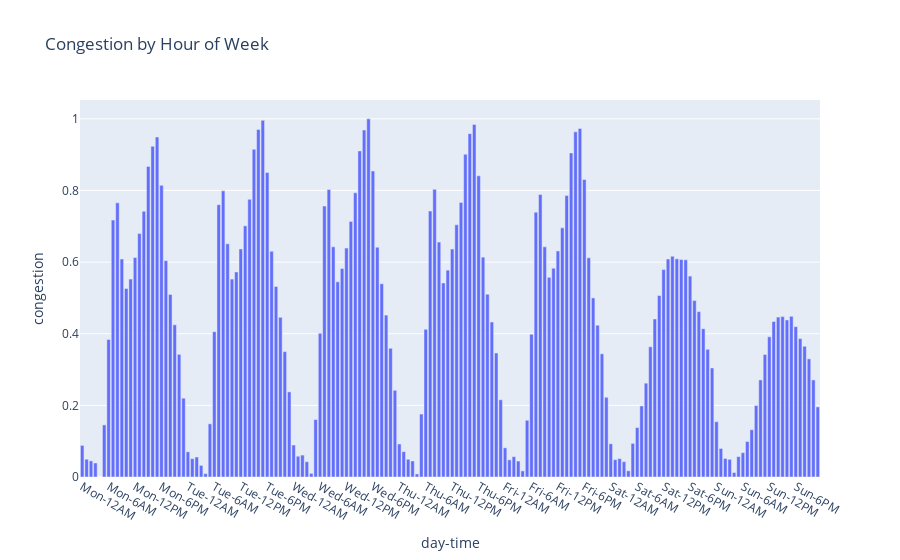

The cell this chart's notebook holds for it:
### Code cell
day_of_week = ['Monday', 'Tuesday', 'Wednesday', 'Thursday', 'Friday', 'Saturday', 'Sunday']

ax1 = hourly_congestion[['weekday', 'speed']].groupby('weekday').mean().plot.bar(legend=False, ylim=[24,26])
ax1.set_title('Traffic Speed by Weekday')
ax1.set_ylabel('Bus Speed')
ax1.set_xticklabels(day_of_week)


ax2 = hourly_congestion[['hour', 'speed']].groupby(['hour']).mean().plot.bar()
ax2.set_title('Traffic Speed by Hour')
ax2.set_ylabel('Bus Speed')
ax2.set_ylim(20, 30)
plt.show()

# ax = hourly_congestion[['weekday', 'hour', 'speed']].groupby(['weekday','hour']).mean().plot.bar(figsize=[20,6])
# ax.set_title('Traffic Speed by Hour')
# ax.set_ylabel('Bus Speed')
# ax.set_ylim(20, 30)
# plt.show()


ax3 = hourly_congestion[['month', 'speed']].groupby('month').mean().plot.bar(legend=False, ylim=[24,26])
ax3.set_title('Traffic Speed by Month')
ax3.set_ylabel('Bus Speed')
ax3.set_ylim(20, 30)
plt.show()

ax4 = hourly_congestion[['year', 'speed']].groupby('year').mean().plot.bar(legend=False, ylim=[24,27])
ax4.set_title('Traffic Speed by Year')
ax4.set_ylabel('Bus Speed')
ax4.set_ylim(20, 30)
plt.show()


plotme = hourly_congestion[['weekday', 'hour', 'speed']].groupby(['weekday','hour']).mean().reset_index()
plotme['congestion'] = (plotme.speed.max() - plotme.speed) / (plotme.speed.max() - plotme.speed).max()

plotme['day-time'] = plotme.apply(lambda x: float(x.weekday) + float(x.hour)/24, axis=1)
fig = px.bar(plotme, x='day-time', y='congestion', title='Congestion by Hour of Week')
#fig.ylabel('congestion (scaled)')
        
fig.update_layout(
    xaxis = dict(
        tickmode = 'array',
        #tick0 = 0,
        dtick = 1/4,
        tickvals = myvals,
        ticktext = myticks,
    ),
)

#fig.update_layout(yaxis_range=[20,30])

fig.show()

### Figure 1 — Plotly figure (JSON) as saved in the notebook; plotly's stock layout.template omitted (floating-point values rounded to 4 significant figures; data arrays with more than 128 entries replaced by an {"elided": "..."} marker saying what was removed)
{"data": [{"alignmentgroup": "True", "hovertemplate": "day-time=%{x}<br>congestion=%{y}<extra></extra>", "legendgroup": "", "marker": {"color": "#636efa"}, "name": "", "offsetgroup": "", "orientation": "v", "showlegend": false, "textposition": "auto", "type": "bar", "x": {"elided": "168 float values"}, "xaxis": "x", "y": {"elided": "168 float values"}, "yaxis": "y"}], "layout": {"barmode": "relative", "legend": {"tracegroupgap": 0}, "title": {"text": "Congestion by Hour of Week"}, "xaxis": {"anchor": "y", "domain": [0, 1], "dtick": 0.25, "tickmode": "array", "ticktext": ["Mon-12AM", "Mon-6AM", "Mon-12PM", "Mon-6PM", "Tue-12AM", "Tue-6AM", "Tue-12PM", "Tue-6PM", "Wed-12AM", "Wed-6AM", "Wed-12PM", "Wed-6PM", "Thu-12AM", "Thu-6AM", "Thu-12PM", "Thu-6PM", "Fri-12AM", "Fri-6AM", "Fri-12PM", "Fri-6PM", "Sat-12AM", "Sat-6AM", "Sat-12PM", "Sat-6PM", "Sun-12AM", "Sun-6AM", "Sun-12PM", "Sun-6PM"], "tickvals": [0, 0.25, 0.5, 0.75, 1, 1.25, 1.5, 1.75, 2, 2.25, 2.5, 2.75, 3, 3.25, 3.5, 3.75, 4, 4.25, 4.5, 4.75, 5, 5.25, 5.5, 5.75, 6, 6.25, 6.5, 6.75], "title": {"text": "day-time"}}, "yaxis": {"anchor": "x", "domain": [0, 1], "title": {"text": "congestion"}}}}
